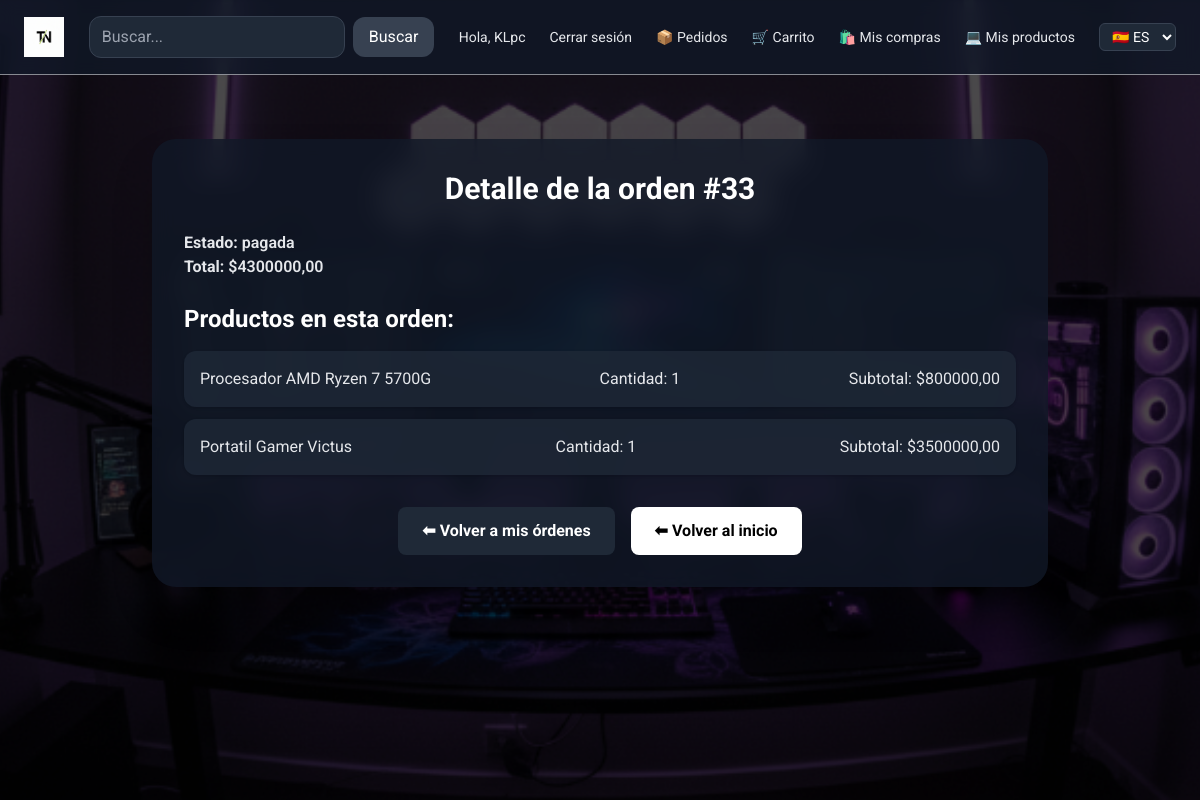
/ordenes/orden/33/ (signed in), run on the app's committed database.
### pedidos/models.py (models this page shows, shortened)
class Orden(models.Model):
    ESTADOS = [
        ("pendiente", _("Pendiente")),
        ("pagada", _("Pagada")),
        ("enviado", _("Enviado")),
        ("completada", _("Completada")),
        ("cancelada", _("Cancelada")),
    ]
    id = models.AutoField(primary_key=True, verbose_name=_("ID"))
    comprador = models.ForeignKey(
        settings.AUTH_USER_MODEL,
        on_delete=models.CASCADE,
        related_name="ordenes",
        verbose_name=_("Comprador"),
        help_text=_("Usuario que realiza la compra."),
    )
    fecha = models.DateTimeField(
        auto_now_add=True,
        verbose_name=_("Fecha de creación"),
        help_text=_("Fecha y hora en que se creó la orden."),
    )
    estado = models.CharField(
        max_length=20,
        choices=ESTADOS,
        default="pendiente",
        verbose_name=_("Estado"),
        help_text=_("Estado actual de la orden."),
    )
    total = models.DecimalField(
        max_digits=10,
        decimal_places=2,
        default=0,
        verbose_name=_("Total"),
        help_text=_("Valor total de la orden."),
    )
    class Meta:
        verbose_name = _("Orden")
        verbose_name_plural = _("Órdenes")

class ItemOrden(models.Model):
    id = models.AutoField(primary_key=True, verbose_name=_("ID"))
    orden = models.ForeignKey(
        "pedidos.Orden",
        related_name="items",
        on_delete=models.CASCADE,
        verbose_name=_("Orden"),
        help_text=_("Orden a la que pertenece este ítem."),
    )
    producto = models.ForeignKey(
        "productos.Producto",
        on_delete=models.CASCADE,
        verbose_name=_("Producto"),
        help_text=_("Producto asociado al ítem."),
    )
    cantidad = models.PositiveIntegerField(
        default=1,
        verbose_name=_("Cantidad"),
        help_text=_("Cantidad del producto en la orden."),
    )
    subtotal = models.DecimalField(
        max_digits=10,
        decimal_places=2,
        verbose_name=_("Subtotal"),
        help_text=_("Subtotal del ítem (precio × cantidad)."),
    )
    class Meta:
        verbose_name = _("Ítem de orden")
        verbose_name_plural = _("Ítems de orden")

### productos/models.py (models this page shows, shortened)
class Producto(models.Model):
    id = models.AutoField(primary_key=True)
    nombre = models.CharField(_("Nombre del producto"), max_length=200)
    descripcion = models.TextField(_("Descripción"), blank=True)
    precio = models.DecimalField(_("Precio"), max_digits=10, decimal_places=2)
    stock = models.PositiveIntegerField(_("Cantidad disponible"), default=0)
    imagen = models.ImageField(_("Imagen"), upload_to="productos/", blank=True, null=True)
    vendedor = models.ForeignKey(
        settings.AUTH_USER_MODEL,
        on_delete=models.CASCADE,
        related_name="productos",
        null=True,
        blank=True,
        verbose_name=_("Vendedor"),
    )
    categorias = models.ManyToManyField(
        CategoriaProducto,
        related_name="productos",
        blank=True,
        verbose_name=_("Categorías"),
    )
    class Meta:
        verbose_name = _("Producto")
        verbose_name_plural = _("Productos")

### pedidos/views.py (the view)
# urls.py: path("orden/<int:pk>/", views.detalle_orden, name="detalle_orden"),
@login_required
def detalle_orden(request, pk):
    orden = get_object_or_404(Orden, pk=pk, comprador=request.user)
    return render(request, "pedidos/detalle_orden.html", {"orden": orden})

### pedidos/templates/pedidos/detalle_orden.html (shortened to what this page needs)
{% load static %}
{% load i18n %}
<!DOCTYPE html>
{% get_current_language as LANGUAGE_CODE %}
<html lang="{{ LANGUAGE_CODE|default:'es'|slice:':2' }}">
<head>
    <script src="https://cdn.tailwindcss.com"></script>
</head>
<body class="bg-gradient-to-b from-gray-900 via-gray-800 to-gray-950 text-gray-200 font-['Roboto']">
    <div class="fixed inset-0 -z-10">
        <img src="{% static 'productos/img/setup3.png' %}" alt="{% trans 'Setup gamer' %}" class="w-full h-full object-cover">
        <div class="absolute inset-0 bg-black/70"></div>
    </div>
    {% include 'navbar.html' %}
    <main class="max-w-4xl mx-auto mt-16 p-8 bg-gray-900/80 backdrop-blur-md rounded-3xl shadow-2xl">
        <h1 class="text-3xl font-bold text-white mb-6 text-center">
        </h1>
        <div class="mb-6">
            <p><strong>{% trans "Estado:" %}</strong> <span class="font-semibold">{{ orden.estado }}</span></p>
            <p><strong>{% trans "Total:" %}</strong> <span class="font-semibold">${{ orden.total }}</span></p>
        </div>
        <h2 class="text-2xl font-bold text-white mb-4">{% trans "Productos en esta orden:" %}</h2>
        <ul class="space-y-3">
            {% for item in orden.items.all %}
            <li class="bg-gray-800/80 p-4 rounded-xl shadow flex justify-between items-center">
                <span>{{ item.producto.nombre }}</span>
                <span>{% blocktrans with cantidad=item.cantidad %}Cantidad: {{ cantidad }}{% endblocktrans %}</span>
                <span>{% blocktrans with subtotal=item.subtotal %}Subtotal: ${{ subtotal }}{% endblocktrans %}</span>
            </li>
            {% endfor %}
        </ul>
        <div class="mt-8 flex gap-4 justify-center">
            <a href="{% url 'lista_ordenes' %}"
                class="px-6 py-3 bg-gray-800 text-white font-bold rounded-lg hover:bg-gray-700 transition">
                ⬅ {% trans "Volver a mis órdenes" %}
            </a>
            <a href="{% url 'home' %}"
                class="px-6 py-3 bg-white text-black font-bold rounded-lg hover:bg-gray-200 transition">
                ⬅ {% trans "Volver al inicio" %}
            </a>
        </div>
    </main>
</body>
</html>

### productos/templates/navbar.html (shortened to what this page needs)
{% load static i18n %}
<nav class="backdrop-blur bg-gray-900/80 border-b border-white/50 sticky top-0 z-50">
  <div class="flex justify-between items-center px-6 py-4 gap-4">
    <a href="/" class="flex items-center gap-2 shrink-0">
      <img src="{% static 'productos/img/logo.png' %}" alt="TechNova" class="h-10">
    </a>
    <form action="{% url 'buscar_productos' %}" method="get" class="flex gap-2 items-center relative z-50">
      <input
        type="text"
        name="q"
        placeholder="{% trans 'Buscar...' %}"
        class="px-3 py-2 rounded-xl bg-gray-800 border border-gray-700 text-white focus:outline-none focus:ring-2 focus:ring-white w-64"
      >
      <button class="px-4 py-2 rounded-xl bg-gray-700 text-white hover:bg-gray-600 transition">
        {% trans "Buscar" %}
      </button>
    </form>
    <div class="flex items-center gap-6 text-sm">
      {% if user.is_authenticated %}
        <span>{% trans "Hola" %}, {{ user.username }}</span>
        <a href="{% url 'logout' %}" class="hover:text-white">{% trans "Cerrar sesión" %}</a>
      {% else %}
        <a href="{% url 'login' %}" class="hover:text-white">{% trans "Iniciar sesión" %}</a>
        <a href="{% url 'registro' %}" class="hover:text-white">{% trans "Registrarse" %}</a>
      {% endif %}
      {% if user.is_authenticated %}
        <a href="{% url 'ordenes_vendedor' %}" class="hover:text-white">📦 {% trans "Pedidos" %}</a>
        <a href="{% url 'ver_carrito' %}" class="hover:text-white">🛒 {% trans "Carrito" %}</a>
        <a href="{% url 'lista_ordenes' %}" class="hover:text-white">🛍️ {% trans "Mis compras" %}</a>
        <a href="{% url 'mis_productos' %}" class="hover:text-white">💻 {% trans "Mis productos" %}</a>
      {% endif %}
      <form action="{% url 'set_language' %}" method="post" class="flex items-center">
        <select name="language"
                class="bg-gray-800 text-white text-sm rounded-md px-2 py-1 border border-gray-700 focus:outline-none focus:ring-1 focus:ring-white"
                onchange="this.form.submit()">
          {% get_current_language as LANGUAGE_CODE %}
          <option value="es" {% if LANGUAGE_CODE == 'es' %}selected{% endif %}>🇪🇸 ES</option>
        </select>
      </form>
    </div>
  </div>
</nav>

### data on the page
Orden: estado "pagada", total "4300000,00"
ItemOrden: producto.nombre "Procesador AMD Ryzen 7 5700G"
ItemOrden: producto.nombre "Portatil Gamer Victus"

### other printed values
{{ user.username }} "KLpc"
